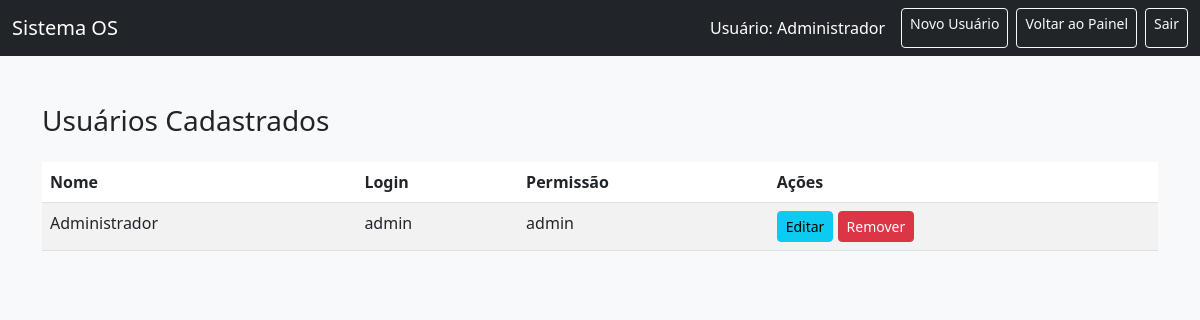
/listar_usuarios (signed in), run on an earlier commit of the app's database.
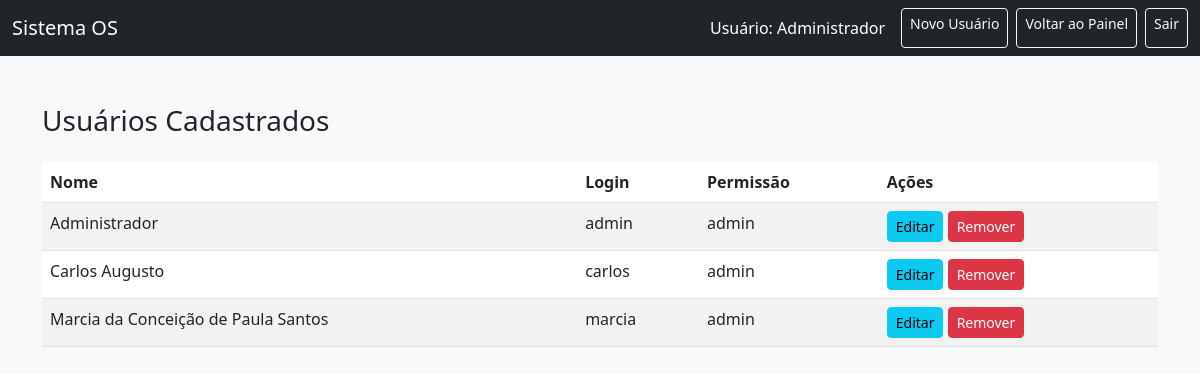
And on a later commit of the database.
### tables this page shows
CREATE TABLE usuarios (
            id INTEGER PRIMARY KEY AUTOINCREMENT,
            nome TEXT NOT NULL,
            login TEXT NOT NULL UNIQUE,
            senha TEXT NOT NULL,
            permissao TEXT NOT NULL,
            id_cliente INTEGER,
            FOREIGN KEY (id_cliente) REFERENCES clientes(id)
        );

### app.py (the view)
@app.route('/listar_usuarios')
def listar_usuarios():
    if 'permissao' not in session or session['permissao'] != 'admin':
        flash('Você não tem permissão para acessar esta página.', 'warning')
        return redirect(url_for('dashboard'))
    conn = sqlite3.connect(DB) # CORRIGIDO: Usando DB
    c = conn.cursor()
    c.execute("SELECT id, nome, login, permissao FROM usuarios WHERE permissao != 'cliente' ORDER BY nome")
    usuarios_db = c.fetchall()
    usuarios = [
        {'id': u[0], 'nome': u[1], 'login': u[2], 'permissao': u[3]}
        for u in usuarios_db
    ]
    conn.close()
    return render_template('listar_usuarios.html', usuarios=usuarios)

### templates/listar_usuarios.html (shortened to what this page needs)
<!DOCTYPE html>
<html lang="pt-br">
<head>
  <link href="https://cdn.jsdelivr.net/npm/bootstrap@5.3.0/dist/css/bootstrap.min.css" rel="stylesheet">
</head>
<body class="bg-light">
<nav class="navbar navbar-dark bg-dark">
  <div class="container-fluid">
    <a class="navbar-brand" href="{{ url_for('dashboard') }}">Sistema OS</a>
    <div class="d-flex">
      <span class="navbar-text text-white me-3">Usuário: {{ session['usuario_nome'] }}</span>
      <a href="{{ url_for('cadastrar_usuario') }}" class="btn btn-outline-light btn-sm me-2">Novo Usuário</a>
      <a href="{{ url_for('dashboard') }}" class="btn btn-outline-light btn-sm me-2">Voltar ao Painel</a>
      <a href="{{ url_for('logout') }}" class="btn btn-outline-light btn-sm">Sair</a>
    </div>
  </div>
</nav>
<div class="container py-5">
  <h3>Usuários Cadastrados</h3>
  <table class="table table-striped table-hover mt-4">
    <thead>
      <tr>
        <th>Nome</th>
        <th>Login</th>
        <th>Permissão</th>
        <th>Ações</th>
      </tr>
    </thead>
    <tbody>
    {% for usuario in usuarios %}
    <tr>
        <td>{{ usuario.nome }}</td>
        <td>{{ usuario.login }}</td>
        <td>{{ usuario.permissao }}</td>
        <td>
            <a href="{{ url_for('editar_usuario', usuario_id=usuario.id) }}" class="btn btn-sm btn-info">Editar</a>
            <form action="{{ url_for('excluir_usuario', usuario_id=usuario.id) }}" method="POST" style="display:inline;" onsubmit="return confirm('Tem certeza que deseja excluir o usuário {{ usuario.nome }}? Esta ação é irreversível.');">
                <button type="submit" class="btn btn-sm btn-danger">Remover</button>
            </form>
        </td>
    </tr>
    {% endfor %}
</tbody>
  </table>
</div>
</body>
</html>

What changed in the data, as far as the page shows it:
added usuarios: nome "Carlos Augusto", login "carlos", permissao "admin"
added usuarios: nome "Marcia da Conceição de Paula Santos", login "marcia", permissao "admin"
